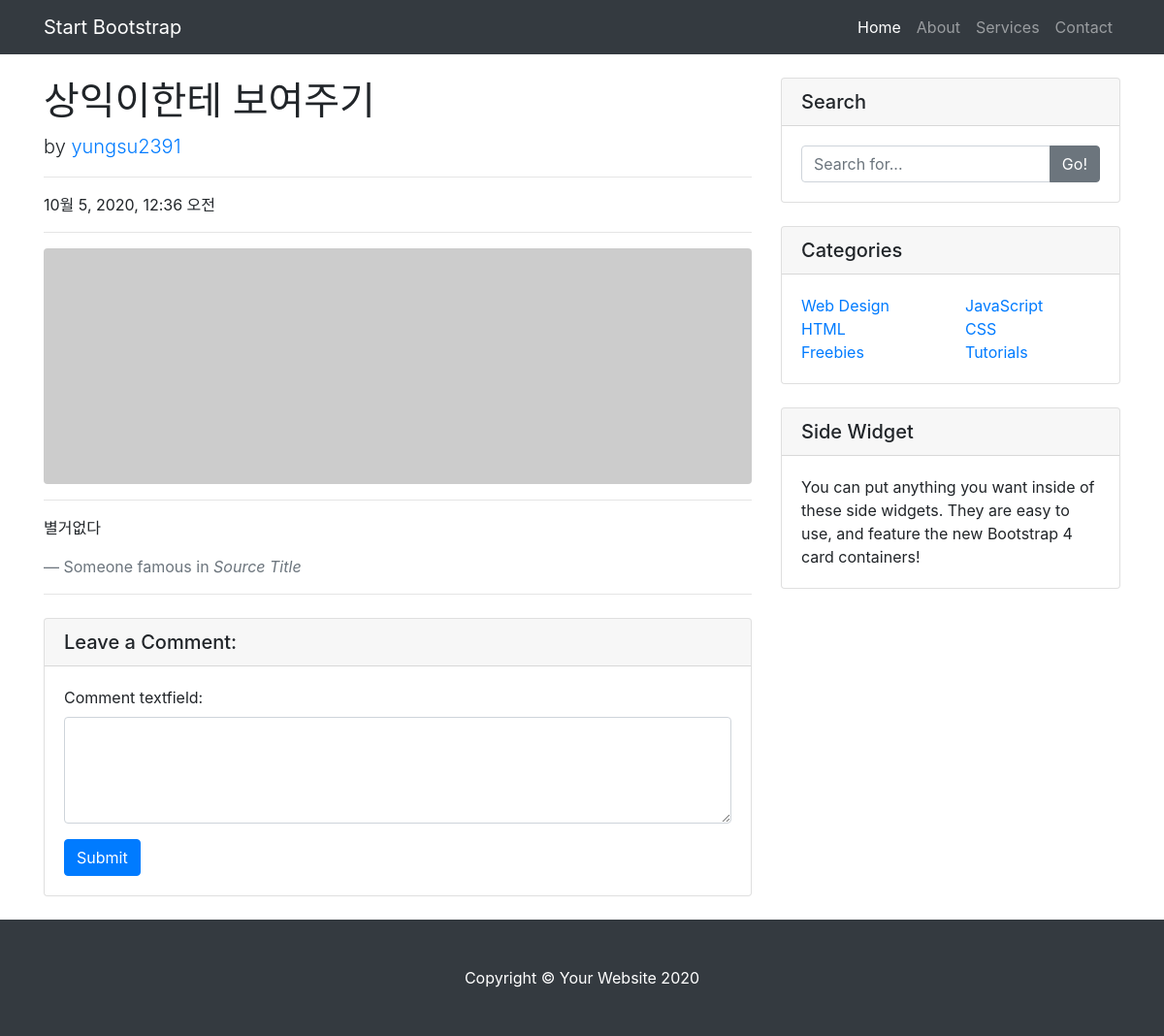
The app's page /blogMain/detail/4/ with its own data.
### blogapp/models.py (models this page shows)
class Blog(models.Model):
    title = models.CharField(max_length=100)
    pub_date = models.DateTimeField(auto_now_add=True)
    author = models.ForeignKey(User, on_delete=models.CASCADE, null=True, default=1)
    body = RichTextUploadingField()

### blogapp/views.py (the view)
# urls.py: path('blogMain/detail/<int:blog_id>/', blogapp.views.detail, name='detail'),
def detail(request, blog_id):
    blog_detail = get_object_or_404(Blog, pk=blog_id)
    comments = Comment.objects.filter(blog_id=blog_id)
    if request.method == 'POST':
        comment_form = BlogCommentForm(request.POST)
        if comment_form.is_valid():
            content = comment_form.cleaned_data['comment_textfield']
            print(content)
            login_request_uri = 'https://kauth.kakao.com/oauth/authorize?'
            client_id = '5d111e326ced992ef3940d6cc48ec2c9'
            redirect_uri = 'http://127.0.0.1:8000/oauth'
            login_request_uri += 'client_id=' + client_id
            login_request_uri += '&redirect_uri=' + redirect_uri
            login_request_uri += '&response_type=code'
            return redirect(login_request_uri)
        else:
            return redirect('blogMain')
    else:
        comment_form = BlogCommentForm()
        context = {
            'blog_detail': blog_detail,
            'comments': comments,
            'comment_form': comment_form
        }
        return render(request, 'detail.html', context)

### blogapp/forms.py
class BlogCommentForm(forms.ModelForm):
    class Meta:
        model = Comment
        fields = ['comment_textfield']
        widgets = {
            'comment_textfield': forms.Textarea(attrs={'class': 'form-control', 'rows': 4, 'cols': 40})
        }

### blogapp/templates/detail.html (shortened to what this page needs)
{% load static %}
<!DOCTYPE html>
<html lang="en">
<head>
    <link href="{% static 'css/detail/vendor/bootstrap/css/bootstrap.min.css' %}" rel="stylesheet">
    <link href="{% static 'css/detail/css/blog-post.css' %}" rel="stylesheet">
</head>
<body>
  <nav class="navbar navbar-expand-lg navbar-dark bg-dark fixed-top">
    <div class="container">
      <a class="navbar-brand" href="#">Start Bootstrap</a>
      <div class="collapse navbar-collapse" id="navbarResponsive">
        <ul class="navbar-nav ml-auto">
          <li class="nav-item active">
            <a class="nav-link" href="#">Home
            </a>
          </li>
          <li class="nav-item">
            <a class="nav-link" href="#">About</a>
          </li>
          <li class="nav-item">
            <a class="nav-link" href="#">Services</a>
          </li>
          <li class="nav-item">
            <a class="nav-link" href="#">Contact</a>
          </li>
        </ul>
      </div>
    </div>
  </nav>
  <div class="container">
    <div class="row">
      <div class="col-lg-8">
        <h1 class="mt-4">{{ blog_detail.title }}</h1>
        <p class="lead">
          by
          <a href="#">{{ blog_detail.author }}</a>
        </p>
        <hr>
        <p>{{ blog_detail.pub_date }}</p>
        <hr>
        <img class="img-fluid rounded" src="http://placehold.it/900x300" alt="">
        <hr>
        <p class="lead">{{ blog_detail.body | safe }}</p>
        <blockquote class="blockquote">
          <footer class="blockquote-footer">Someone famous in
            <cite title="Source Title">Source Title</cite>
          </footer>
        </blockquote>
        <hr>
        <div class="card my-4">
            <h5 class="card-header">Leave a Comment:</h5>
            <div class="card-body">
                <form method="POST">
                    <div class="form-group">{{ comment_form }}</div>
                    <button type="submit" class="btn btn-primary">Submit</button>
                </form>
            </div>
        </div>
      </div>
      <div class="col-md-4">
        <div class="card my-4">
          <h5 class="card-header">Search</h5>
          <div class="card-body">
            <div class="input-group">
              <input type="text" class="form-control" placeholder="Search for...">
              <span class="input-group-append">
                <button class="btn btn-secondary" type="button">Go!</button>
              </span>
            </div>
          </div>
        </div>
        <div class="card my-4">
          <h5 class="card-header">Categories</h5>
          <div class="card-body">
            <div class="row">
              <div class="col-lg-6">
                <ul class="list-unstyled mb-0">
                  <li>
                    <a href="#">Web Design</a>
                  </li>
                  <li>
                    <a href="#">HTML</a>
                  </li>
                  <li>
                    <a href="#">Freebies</a>
                  </li>
                </ul>
              </div>
              <div class="col-lg-6">
                <ul class="list-unstyled mb-0">
                  <li>
                    <a href="#">JavaScript</a>
                  </li>
                  <li>
                    <a href="#">CSS</a>
                  </li>
                  <li>
                    <a href="#">Tutorials</a>
                  </li>
                </ul>
              </div>
            </div>
          </div>
        </div>
        <div class="card my-4">
          <h5 class="card-header">Side Widget</h5>
          <div class="card-body">
            You can put anything you want inside of these side widgets. They are easy to use, and feature the new Bootstrap 4 card containers!
          </div>
        </div>
      </div>
    </div>
  </div>
  <footer class="py-5 bg-dark">
    <div class="container">
      <p class="m-0 text-center text-white">Copyright &copy; Your Website 2020</p>
    </div>
  </footer>
</body>
</html>

### blogapp/static/css/detail/css/blog-post.css (style rules this page uses)
body { padding-top: 56px; }

### records on screen
Blog: title "상익이한테 보여주기", author "yungsu2391", pub_date "10월 5, 2020, 12:36 오전", body "별거없다"
